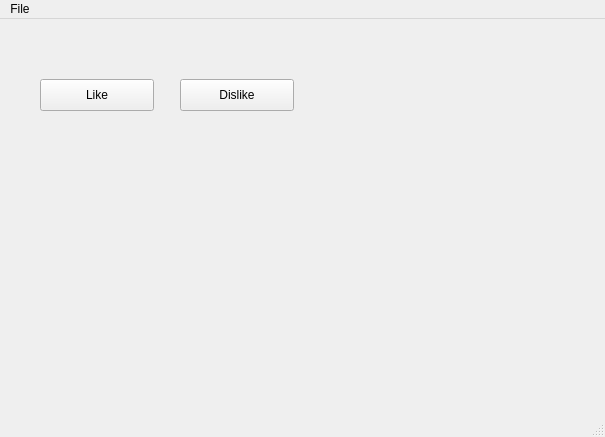
<?xml version="1.0" encoding="UTF-8"?>
<ui version="4.0">
 <class>MainWindow</class>
 <widget class="QMainWindow" name="MainWindow">
  <property name="geometry">
   <rect>
    <x>0</x>
    <y>0</y>
    <width>605</width>
    <height>437</height>
   </rect>
  </property>
  <property name="windowTitle">
   <string>MainWindow</string>
  </property>
  <widget class="QWidget" name="centralWidget">
   <widget class="QPushButton" name="pushLike">
    <property name="geometry">
     <rect>
      <x>40</x>
      <y>60</y>
      <width>114</width>
      <height>32</height>
     </rect>
    </property>
    <property name="text">
     <string>Like</string>
    </property>
   </widget>
   <widget class="QPushButton" name="pushDislike">
    <property name="geometry">
     <rect>
      <x>180</x>
      <y>60</y>
      <width>114</width>
      <height>32</height>
     </rect>
    </property>
    <property name="text">
     <string>Dislike</string>
    </property>
   </widget>
  </widget>
  <widget class="QStatusBar" name="statusBar"/>
  <widget class="QMenuBar" name="menuBar">
   <property name="geometry">
    <rect>
     <x>0</x>
     <y>0</y>
     <width>605</width>
     <height>22</height>
    </rect>
   </property>
   <widget class="QMenu" name="menuFile">
    <property name="title">
     <string>File</string>
    </property>
    <addaction name="actionQuit"/>
   </widget>
   <addaction name="menuFile"/>
  </widget>
  <action name="actionQuit">
   <property name="text">
    <string>Quit</string>
   </property>
  </action>
 </widget>
 <layoutdefault spacing="6" margin="11"/>
 <resources/>
 <connections>
  <connection>
   <sender>actionQuit</sender>
   <signal>triggered()</signal>
   <receiver>MainWindow</receiver>
   <slot>close()</slot>
   <hints>
    <hint type="sourcelabel">
     <x>-1</x>
     <y>-1</y>
    </hint>
    <hint type="destinationlabel">
     <x>302</x>
     <y>218</y>
    </hint>
   </hints>
  </connection>
 </connections>
 <slots>
  <slot>checkbox_on()</slot>
  <slot>checkbox_off()</slot>
  <slot>whatever()</slot>
 </slots>
</ui>
